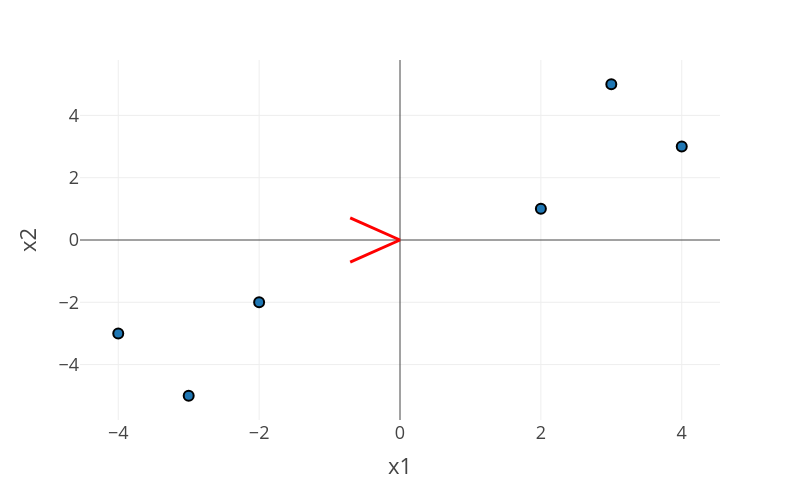

The notebook cell saved with this chart:
### Code cell
# Plot the pc components as vectors

fig = px.scatter(df, x='x1', y='x2', width=800, height=500)
fig.update_traces(marker_size=10, marker_line_width=2, marker_line_color='black')
fig.add_shape(type='line', x0=0, y0=0, x1=eigenvectors[0, 0], y1=eigenvectors[1, 0], line=dict(color='red', width=3))
fig.add_shape(type='line', x0=0, y0=0, x1=eigenvectors[0, 1], y1=eigenvectors[1, 1], line=dict(color='red', width=3))
fig.show()

### Figure 1 — Plotly figure (JSON) as saved in the notebook; plotly's stock layout.template omitted (floating-point values rounded to 4 significant figures)
{"data": [{"hovertemplate": "x1=%{x}<br>x2=%{y}<extra></extra>", "legendgroup": "", "marker": {"color": "#1F77B4", "line": {"color": "black", "width": 2}, "size": 10, "symbol": "circle"}, "mode": "markers", "name": "", "orientation": "v", "showlegend": false, "type": "scatter", "x": [2, 3, 4, -2, -4, -3], "xaxis": "x", "y": [1, 5, 3, -2, -3, -5], "yaxis": "y"}], "layout": {"height": 500, "legend": {"tracegroupgap": 0}, "margin": {"t": 60}, "shapes": [{"line": {"color": "red", "width": 3}, "type": "line", "x0": 0, "x1": -0.7071, "y0": 0, "y1": -0.7071}, {"line": {"color": "red", "width": 3}, "type": "line", "x0": 0, "x1": -0.7071, "y0": 0, "y1": 0.7071}], "width": 800, "xaxis": {"anchor": "y", "domain": [0, 1], "title": {"text": "x1"}}, "yaxis": {"anchor": "x", "domain": [0, 1], "title": {"text": "x2"}}}}
